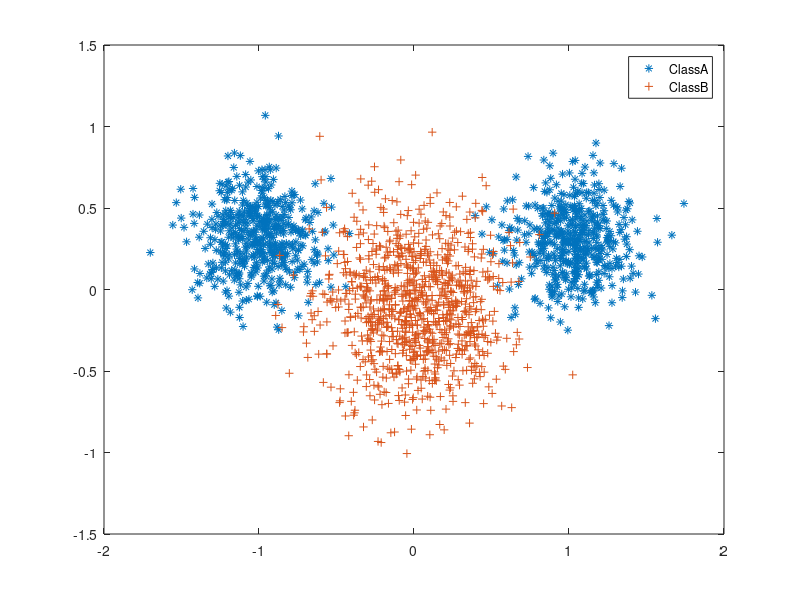

Recreate this plot in MATLAB.
% generate two classes that are not linearly separable
classA(1,:) = [randn(1,500) .* 0.2 - 1.0, ...
               randn(1,500) .* 0.2 + 1.0];
classA(2,:) = randn(1,1000) .* 0.2 + 0.3;
classB(1,:) = randn(1,1000) .* 0.3 + 0.0;
classB(2,:) = randn(1,1000) .* 0.3 - 0.1;

% put together all points to a single matrix
patterns = [classA, classB];

% create a matrix targets with the correct answers
% class A correspond to the value 1 and class B to the value ?1
targets = [ones(1,1000),ones(1,1000).*(-1)];

[insize, ndata] = size(patterns);
[outsize, ndata] = size(targets);

% The points should come in a random order
permute = randperm(2000);
patterns = patterns(:, permute);
targets = targets(:, permute);

% look at where your data points end up
plot (patterns(1, find(targets>0)), ...
          patterns(2, find(targets>0)), '*', ...
          patterns(1, find(targets<0)), ...
          patterns(2, find(targets<0)), '+');
      legend('ClassA','ClassB')